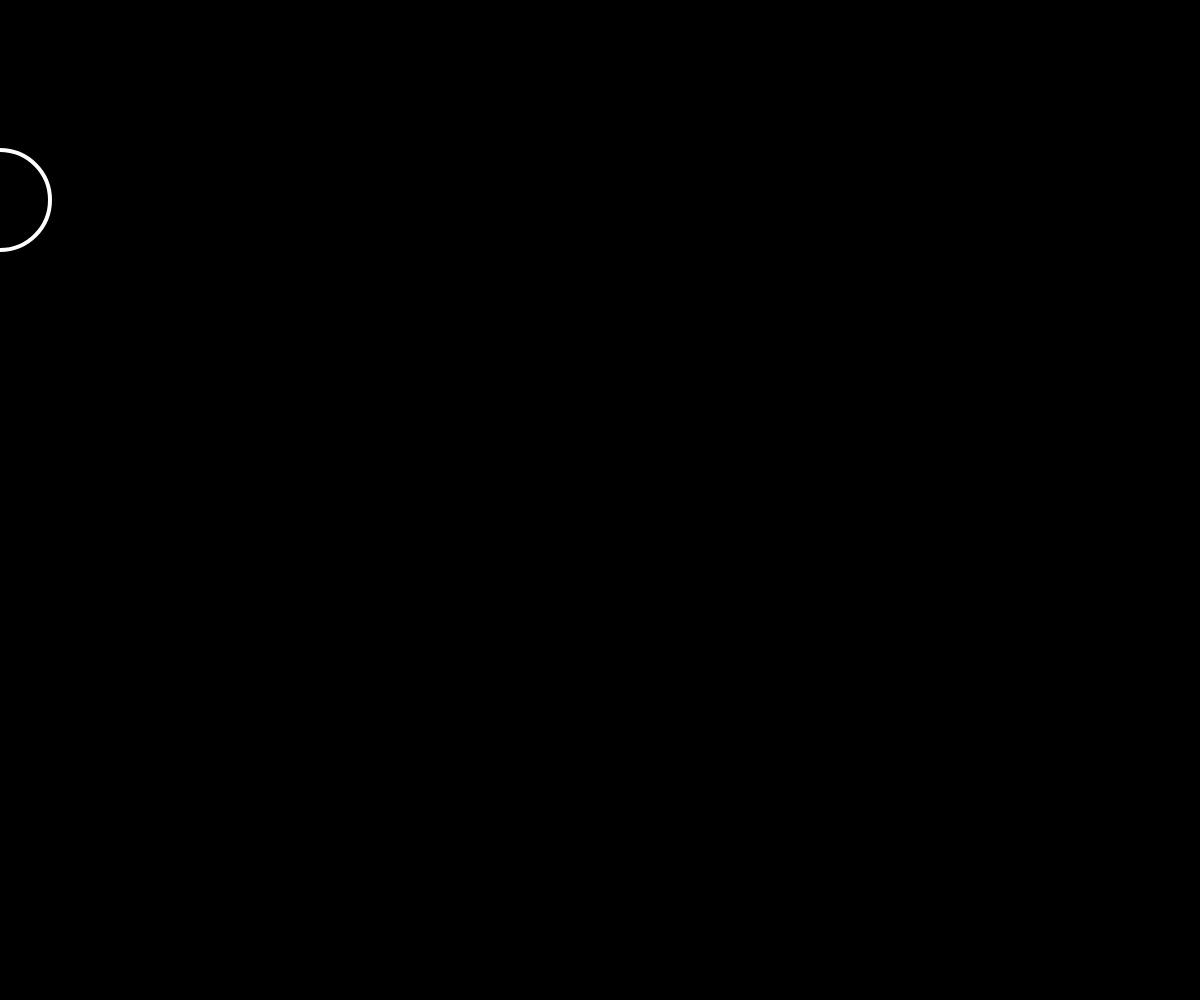
Frame 1 (no input)
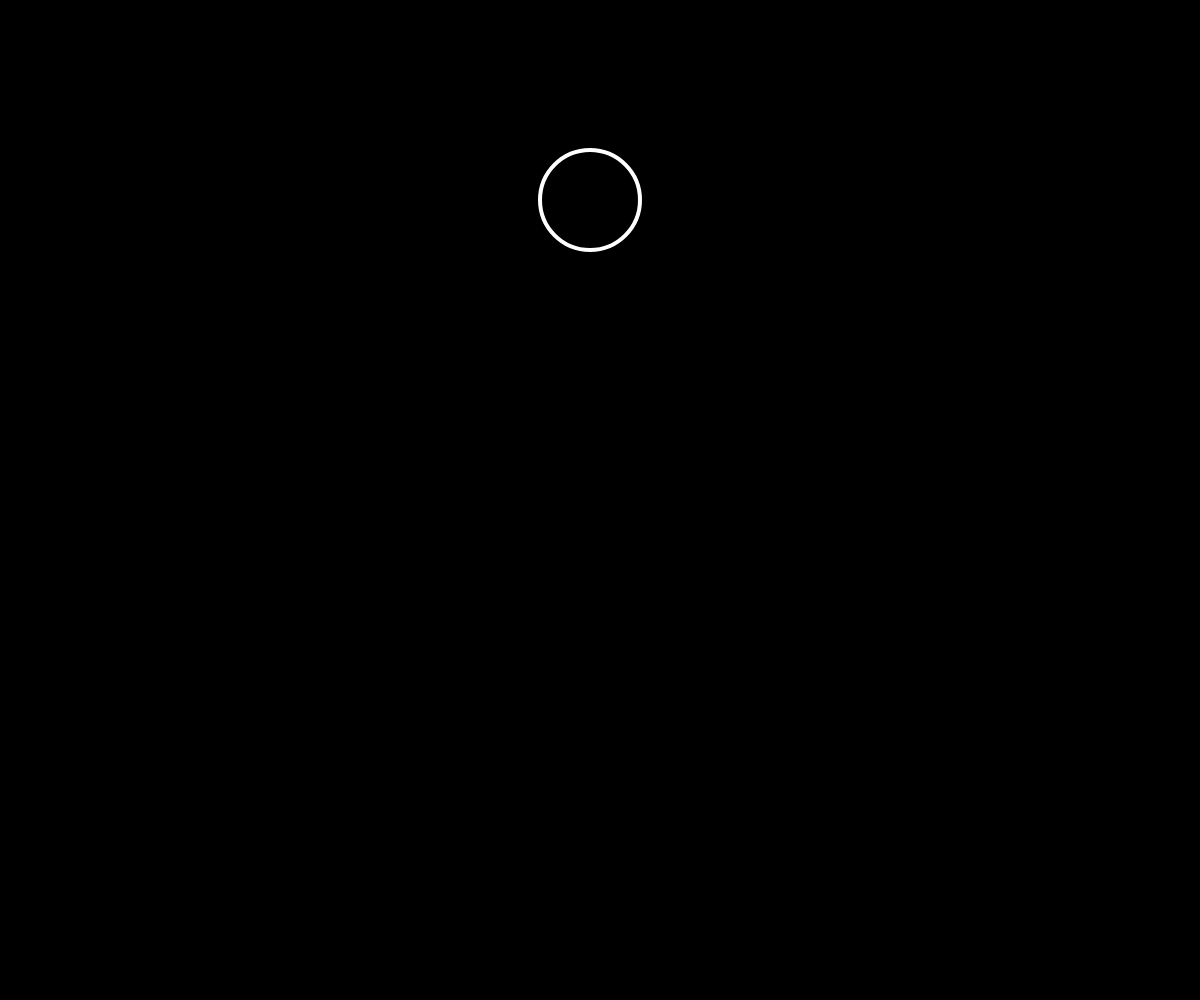
Frame 60 (no input)
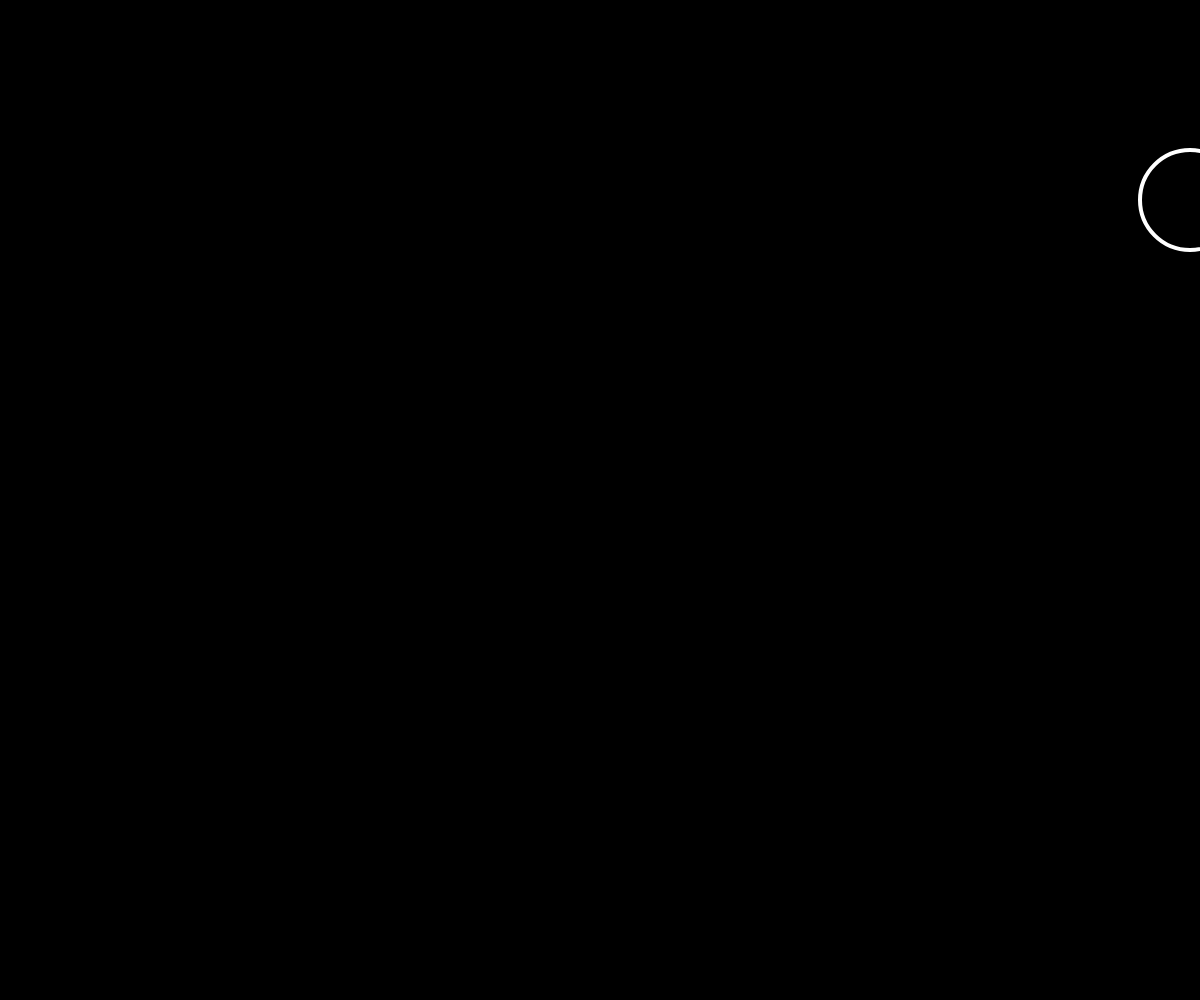
Frame 120 (the mouse pressed at the canvas centre since frame 60)

The p5.js sketch that drew these frames (run headless with seeded random() and noise() and a simulated clock; from frame 60 on, the mouse is pressed at the canvas centre):

// p5.js sketch
// ── sketch.js
// bouncing ball using || (OR statement)
var x =0;
var speed = 10;
function setup() {
	createCanvas(windowWidth, windowHeight);
}

function draw() {
	background(0);
	stroke(255);
	strokeWeight(4);
	noFill();
	ellipse(x, 200, 100, 100);
		if (x > width || x < 0) {
			speed = speed * -1;
			}
		// if (x < 0) {
		// 		speed =  20;
		// 	}
	x = x + speed;

// var x1 = random(0, windowWidth);
// var y1 = random(0, windowHeight);
// var x2 = random(0, windowWidth);
// var y2 = random(0, windowHeight);
//
// line(x1, y1, x2, y2);

}
